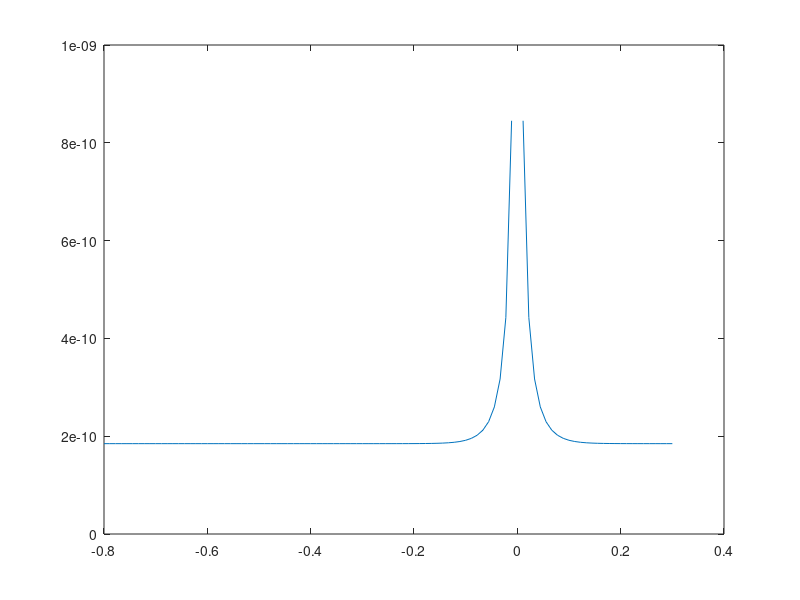

Write the MATLAB code that produced this figure.
Vg=-1.5;
epsi=12*8.89*10^-14;
KbTq=0.025;
ni=10^10;
q=1.6*10^-19;
Cox=4*8.89*10^-14/(2*10^-7);
co=sqrt(0.5*epsi*KbTq*q*ni);
k1=1/0.025;
psi=linspace(-0.8, 0.3, 100);
C=co.*(k1.*(exp(k1.*psi)-exp(-k1.*psi)))./(exp(k1.*psi)+exp(-k1.*psi)-2);
plot(psi, abs(C));